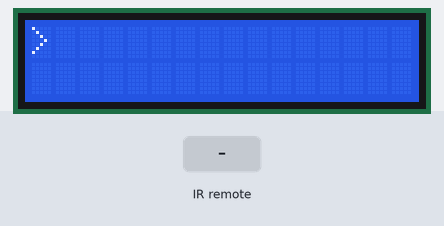
Bench run of a sketch on a simulated Arduino Uno, built with avr-gcc and run on an emulated ATmega328P. Parts: 16×2 character LCD. The test bench sets the inputs (shaded band). What the sketch prints to the serial monitor is not drawn.

Above: at 1.2 s.
1.3 s: infrared code 0x18 received
At 1.7 s:
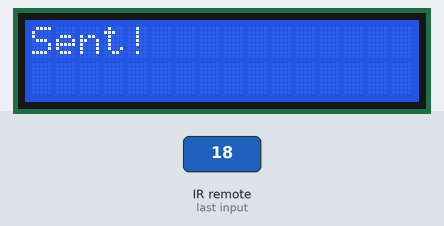
4.3 s: infrared code 0x16 received
At 5.2 s:
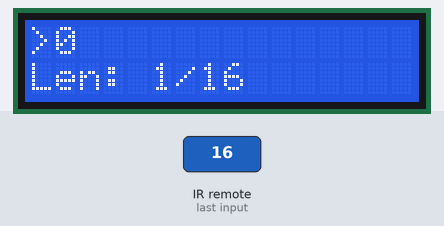
Timing chart, 0 to 7.3 s (numbered marks = the images above; inputs shaded):
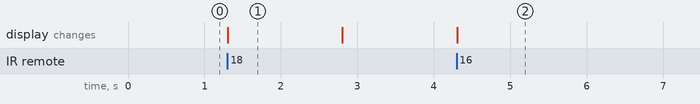

The sketch:

Selection_Node.ino
```cpp
// Selection Node - IR Remote Input with LCD Display
// Sends composed message to Processing Node (RISC-V) over hardware UART
// as newline-delimited tagged text:  "SEL:<message>\n"
//
// Wiring (RISC-V link):
//   Uno D1 (TX) ---> 5V<->3.3V logic level shifter (HV side -> LV side)
//                     ---> RISC-V GPIO UART RX
//   Uno GND  <-----> RISC-V GND   (mandatory common ground)
//   Uno D0 (RX) is left unconnected; this node does not receive.
//
// D0/D1 are shared with the USB-Serial bridge on Uno R3. Disconnect
// the D1 wire from the level shifter before uploading a new sketch, and
// do not open the Arduino Serial Monitor while the RISC-V is also reading
// the line

#include <LiquidCrystal.h>
#include <IRremote.h>

#define IR_RECEIVE_PIN 2 // IR receiver signal pin
// LCD pins: RS, E, D4, D5, D6, D7
LiquidCrystal lcd(7, 8, 9, 10, 11, 12);

// Serial link config
#define LINK_BAUD 9600

// Message Buffer
char messageBuffer[17]; // 16 chars max + null terminator
uint8_t msgIndex = 0; // current cursor position in buffer

// States
enum NodeState {
  STATE_TYPING, // user is composing message
  STATE_SENT  // message sent, showing confirmation on LCD
};
NodeState currentState = STATE_TYPING;

unsigned long sentTimestamp = 0;
const unsigned long SENT_DISPLAY_MS = 1500;  // how long "Sent!" stays on screen

// IR Code Mapping

char decodeIRToChar(uint32_t code) {
  switch (code) {
    // Number buttons -> characters or digits
    case 0x16: return '0';
    case 0x0C: return '1';
    case 0x18: return '2';
    case 0x5E: return '3';
    case 0x08: return '4';
    case 0x1C: return '5';
    case 0x5A: return '6';
    case 0x42: return '7';
    case 0x52: return '8';
    case 0x4A: return '9';
    default: return '\0';  // key is unknown
  }
}

// (random values, to be replaced)
#define IR_CODE_UP     0x18   // Arrow UP - Confirm / send
#define IR_CODE_DOWN   0x52   // Arrow DOWN - Delete last char

// Setup
void setup() {
  // Hardware UART -> RISC-V Processing Node.
  // Keep this clean: only "SEL:<message>\n" lines should go out.
  Serial.begin(LINK_BAUD);

  // LCD init
  lcd.begin(16, 2);
  lcd.clear();
  lcd.setCursor(0, 0);
  lcd.print(">"); // typing prompt on row 0

  // IR init
  IrReceiver.begin(IR_RECEIVE_PIN, ENABLE_LED_FEEDBACK);

  // Clear buffer
  memset(messageBuffer, 0, sizeof(messageBuffer));
}

// Loop
void loop() {
  switch (currentState) {

    case STATE_TYPING:
      handleTypingState();
      break;

    case STATE_SENT:
      handleSentState();
      break;
  }
}

//  State Handlers

void handleTypingState() {
  if (!IrReceiver.decode()) return;

  uint32_t code = IrReceiver.decodedIRData.command;
  IrReceiver.resume();  // ready for next press

  if (code == IR_CODE_UP) {
    // Arrow UP -> Confirm & Send
    sendMessage();
    return;
  }

  if (code == IR_CODE_DOWN) {
    // Arrow DOWN -> Delete last char
    if (msgIndex > 0) {
      msgIndex--;
      messageBuffer[msgIndex] = '\0';
      updateLCDTyping();
    }
    return;
  }

  // Normal character
  char c = decodeIRToChar(code);
  if (c != '\0' && msgIndex < 16) {
    messageBuffer[msgIndex] = c;
    msgIndex++;
    messageBuffer[msgIndex] = '\0';
    updateLCDTyping();
  }
}

void handleSentState() {
  // Show "Sent!" briefly, then return to typing
  if (millis() - sentTimestamp >= SENT_DISPLAY_MS) {
    currentState = STATE_TYPING;
    lcd.clear();
    lcd.setCursor(0, 0);
    lcd.print(">");
  }
}

//  Helpers

void updateLCDTyping() {
  lcd.clear();
  lcd.setCursor(0, 0);
  lcd.print(">");
  lcd.print(messageBuffer);

  // Row 2: show char count
  lcd.setCursor(0, 1);
  lcd.print("Len: ");
  lcd.print(msgIndex);
  lcd.print("/16");
}

void sendMessage() {
  // Push one framed line to the RISC-V over UART:  "SEL:<message>\n"
  // Input is restricted to digits 0-9 by decodeIRToChar(), so the payload
  // never contains '\n' or other control bytes that would break framing.
  Serial.print("SEL:");
  Serial.print(messageBuffer);
  Serial.print('\n');

  // Show confirmation on LCD
  lcd.clear();
  lcd.setCursor(0, 0);
  lcd.print("Sent!");
  lcd.setCursor(0, 1);
  lcd.print(messageBuffer);

  // Reset message buffer for next input
  memset(messageBuffer, 0, sizeof(messageBuffer));
  msgIndex = 0;

  sentTimestamp = millis();
  currentState = STATE_SENT;
}
```

Measured:
- after the input at 1.3 s, the display: changes at once (image 1)
- after the input at 4.3 s, the display: changes at once (image 2)
- what the display in image 1 shows lasts 1.5 s, from 1.3 s to 2.8 s
